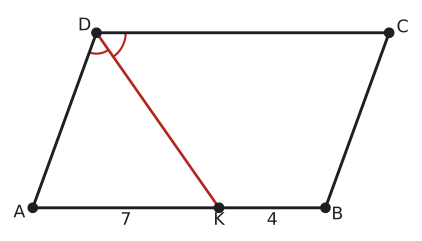

Python code for this plot:
import sys; sys.path.insert(0, "tools")
from cizim import *

P = lambda x, y: np.array([float(x), float(y)])
uz = lambda U, V: round(float(np.linalg.norm(U - V)), 4)
def acisi(K, U, V):
    u, v = U - K, V - K
    return round(float(np.degrees(np.arccos(np.dot(u, v) / np.linalg.norm(u) / np.linalg.norm(v)))), 3)
def birim(U, V):
    t = (V - U) / np.linalg.norm(V - U); return t, np.array([-t[1], t[0]])
def dondur(Q, derece):
    a = np.radians(derece); return P(Q[0] * np.cos(a) - Q[1] * np.sin(a), Q[0] * np.sin(a) + Q[1] * np.cos(a))
def ayak(Q, U, V):
    t, _ = birim(U, V); return U + np.dot(Q - U, t) * t
def paralel_isareti(U, V, n=1, f=0.5):
    t, _ = birim(U, V)
    for i in range(n):
        M = U + f * (V - U) + (i - (n - 1) / 2) * 0.32 * S * t
        ax.annotate("", xy=M + 0.22 * S * t, xytext=M - 0.22 * S * t, arrowprops=dict(arrowstyle="-|>", color=SOLUK, lw=1.3, mutation_scale=13))
def cetik(U, V, n=1, renk=SOLUK, f=0.5):
    M = U + f * (V - U); t, m = birim(U, V)
    for i in range(n):
        c = M + (i - (n - 1) / 2) * 0.2 * S * t
        ax.plot(*zip(c - 0.22 * S * m, c + 0.22 * S * m), color=renk, lw=1.5)
def olcu(U, V, metin, d=0.5, renk=YAZI, fs=13, f=0.5):
    """[UV] üzerinde f oranındaki noktaya, U->V yönünün soluna d*S uzağa yazı (d < 0: sağına)."""
    M = U + f * (V - U); _, m = birim(U, V)
    ax.text(*(M + d * S * m), metin, ha="center", va="center", color=renk, fontsize=fs)
def dik_isareti(K, U, V, r=0.4):
    a_ = (U - K) / np.linalg.norm(U - K) * r * S; b_ = (V - K) / np.linalg.norm(V - K) * r * S
    ax.plot(*zip(K + a_, K + a_ + b_, K + b_), color=SOLUK, lw=1.3)
def harf(Q, metin, dx, dy, renk=YAZI, fs=13):
    ax.text(Q[0] + dx * S, Q[1] + dy * S, metin, ha="center", va="center", color=renk, fontsize=fs)
def cizgi(U, V, renk=YAZI, lw=2.2, ls="-"):
    ax.plot(*zip(U, V), color=renk, lw=lw, ls=ls)
def boya(noktalar, renk):
    ax.add_patch(patches.Polygon(noktalar, closed=True, facecolor=renk, edgecolor="none"))
def yay(K, U, V, r=0.8, renk=MAVI, n=1):
    for i in range(n): aci(ax, K, U, V, r=(r + 0.18 * i) * S, renk=renk)
def yay_yazi(K, U, V, metin, d=1.4, renk=MAVI, fs=12):
    """K köşesindeki U-K-V açısının ortasından d*S uzağa yazı."""
    u = (U - K) / np.linalg.norm(U - K); v = (V - K) / np.linalg.norm(V - K); o = (u + v) / np.linalg.norm(u + v)
    ax.text(*(K + d * S * o), metin, ha="center", va="center", color=renk, fontsize=fs)
def basla(xmin, xmax, ymin, ymax, en=5.5):
    global fig, ax
    fig, ax = sekil(en, en * (ymax - ymin) / (xmax - xmin))
    ax.set_aspect("equal"); ax.axis("off"); ax.set_xlim(xmin, xmax); ax.set_ylim(ymin, ymax)
def dortgen(A, B, C, D, dolgu=None):
    if dolgu: boya([A, B, C, D], dolgu)
    ax.plot(*zip(A, B, C, D, A), color=YAZI)
    for Q in (A, B, C, D): nokta(ax, *Q, "")
def koseler(A, B, C, D, d=0.55):
    O = (A + B + C + D) / 4
    for Q, ad in ((A, "A"), (B, "B"), (C, "C"), (D, "D")):
        y = (Q - O) / np.linalg.norm(Q - O); harf(Q, ad, d * y[0] * 1.3, d * y[1])
def pk(AB, AD, derece):
    """A orijinde, [AB] yatay; ABCD paralelkenarının köşeleri."""
    a = np.radians(derece); A, B = P(0, 0), P(AB, 0); D = P(AD * np.cos(a), AD * np.sin(a)); return A, B, B + D, D
def cerceve(noktalar, kenar=1.2):
    xs = [q[0] for q in noktalar]; ys = [q[1] for q in noktalar]
    return min(xs) - kenar * S, max(xs) + kenar * S, min(ys) - kenar * S, max(ys) + kenar * S

# Soru 5: |AB| = 11, |AD| = 7, A açısı 70°; D'nin açıortayı [AB]'yi K'de keser: |AK| = 7, |KB| = 4.
A, B, C, D = pk(11, 7, 70)
K = P(7, 0)
S = 11 / 14
print("ADK", acisi(D, A, K), "KDC", acisi(D, K, C), "AK", uz(A, K), "KB", uz(K, B))
basla(*cerceve([A, B, C, D], 1.2))
dortgen(A, B, C, D); koseler(A, B, C, D)
cizgi(D, K, KIRMIZI, 2); nokta(ax, *K, ""); harf(K, "K", 0, -0.6)
yay(D, K, A, 1.0, KIRMIZI); yay(D, C, K, 1.4, KIRMIZI)
olcu(A, K, "7", -0.6); olcu(K, B, "4", -0.6)
kaydet(fig, __file__)
